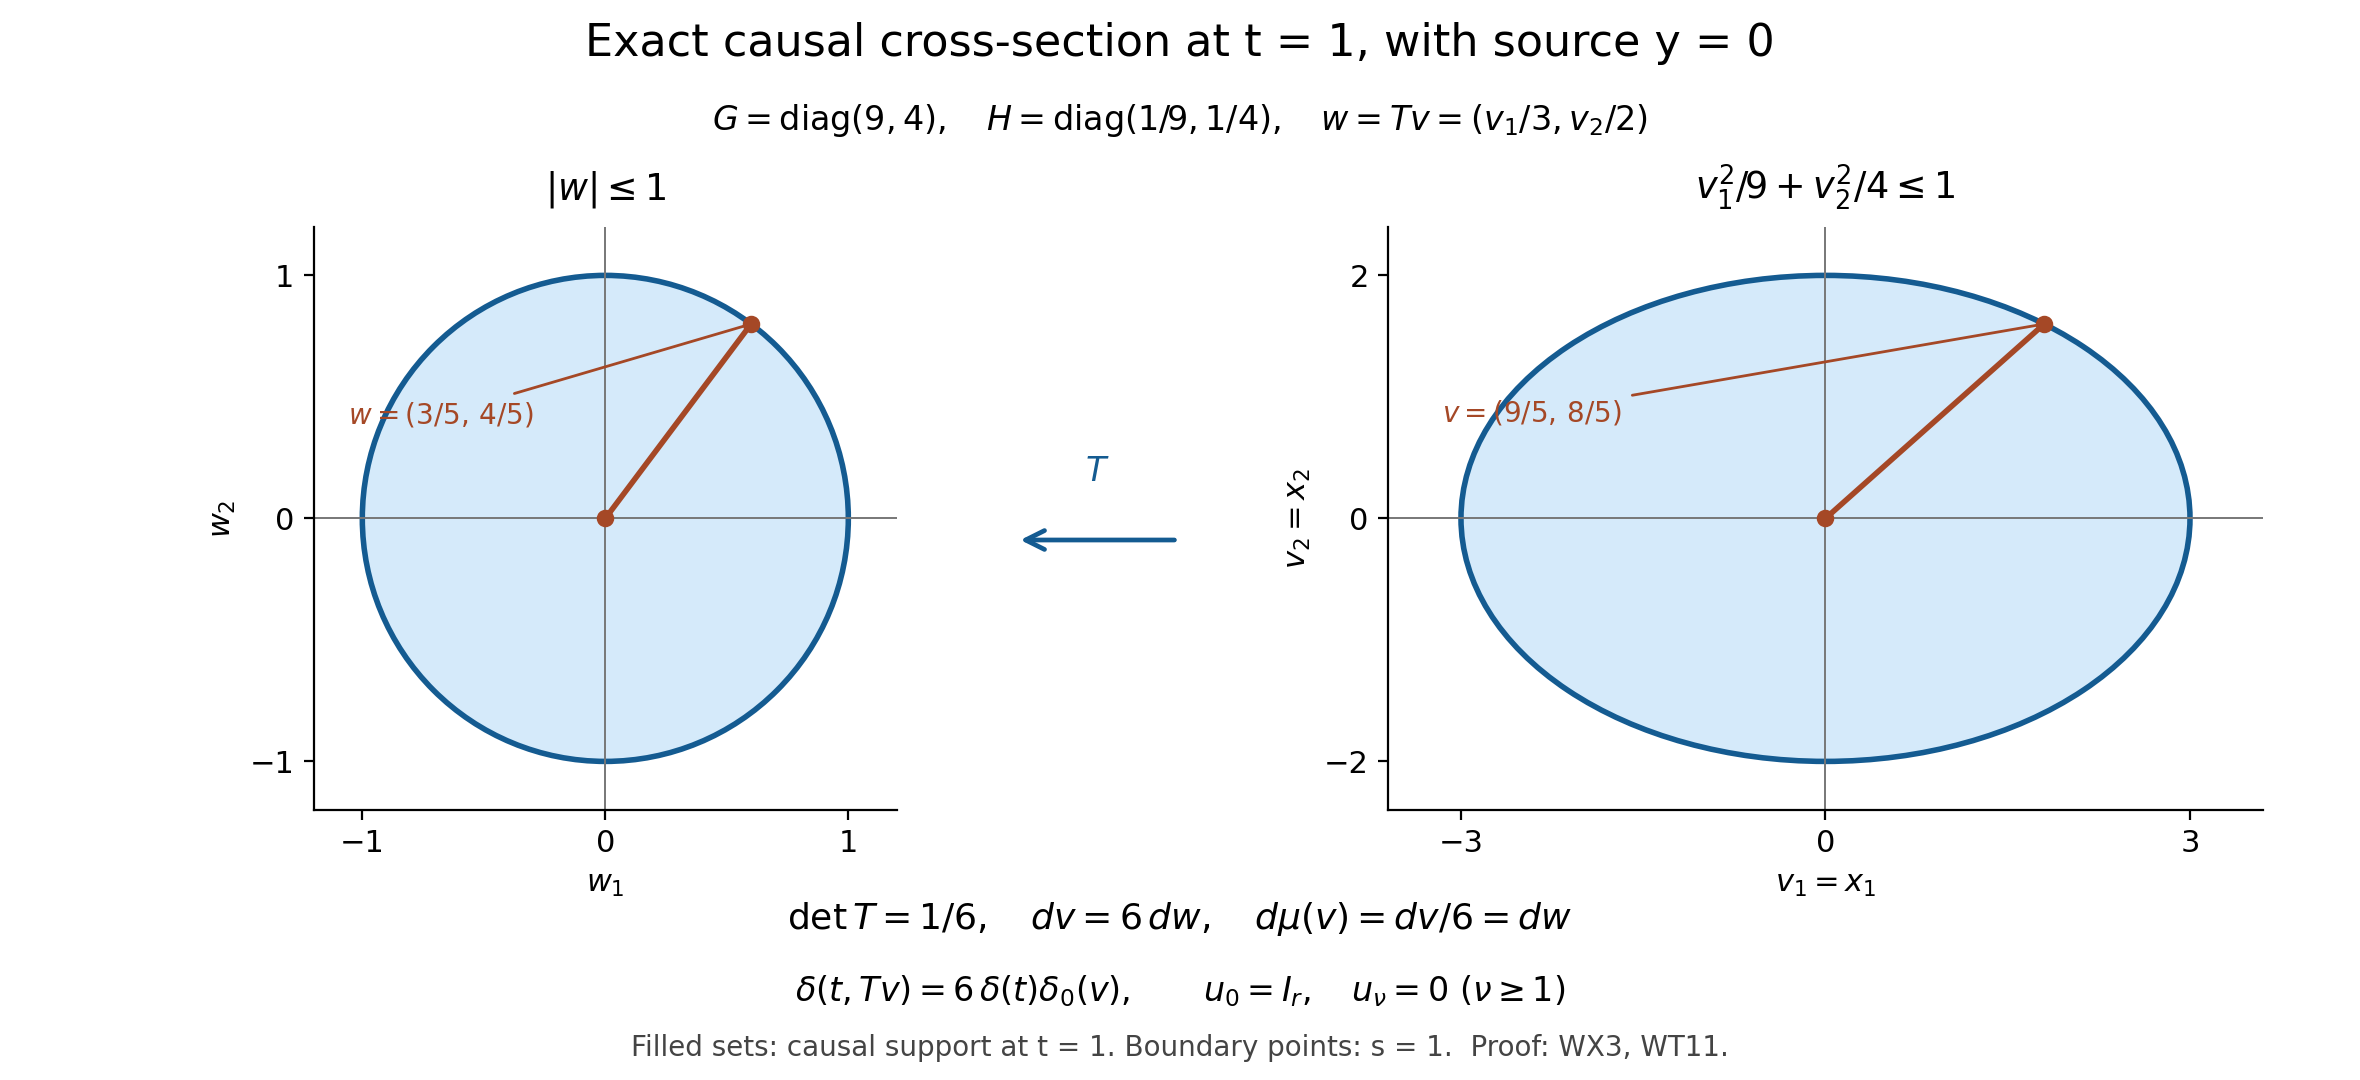

Here is the Python script that generated this plot:
"""Reproduce the exact constant-metric wave section in WX3 and WT11.

The original coordinates are retained: G=diag(9,4), y=0, t=1,
H=diag(1/9,1/4), and w=H**(1/2)v=(v1/3,v2/2).
This draws the proved causal cross-section and its coordinate-volume map.
It does not depict a global variable-metric wave evolution.
"""
from pathlib import Path
import numpy as np
import matplotlib
matplotlib.use("Agg")
import matplotlib.pyplot as plt
from matplotlib.patches import Ellipse, FancyArrowPatch

HERE=Path(__file__).resolve().parent
plt.rcParams.update({"font.family":"DejaVu Sans","font.size":11,"svg.fonttype":"none"})
fig,axes=plt.subplots(1,2,figsize=(11.8,5.4))
fig.subplots_adjust(left=.065,right=.965,bottom=.25,top=.79,wspace=.35)
color="#145b91"; fill="#d5eafa"; ray="#a54826"
for ax,rx,ry,names in [
    (axes[0],1,1,("$w_1$","$w_2$")),
    (axes[1],3,2,("$v_1=x_1$","$v_2=x_2$"))]:
    ax.add_patch(Ellipse((0,0),2*rx,2*ry,facecolor=fill,edgecolor=color,lw=2))
    ax.axhline(0,color="#777777",lw=.7);ax.axvline(0,color="#777777",lw=.7)
    ax.set_aspect("equal",adjustable="box")
    ax.set_xlim(-1.2*rx,1.2*rx);ax.set_ylim(-1.2*ry,1.2*ry)
    ax.set_xlabel(names[0]);ax.set_ylabel(names[1])
    ax.set_xticks([-rx,0,rx]);ax.set_yticks([-ry,0,ry])
    ax.spines[["top","right"]].set_visible(False)
    ax.plot([0,.6*rx],[0,.8*ry],color=ray,lw=2)
    ax.scatter([0,.6*rx],[0,.8*ry],s=28,color=ray,zorder=4)
axes[0].set_title(r"$|w|\leq1$",pad=10)
axes[1].set_title(r"$v_1^2/9+v_2^2/4\leq1$",pad=10)
axes[0].annotate(r"$w=(3/5,\,4/5)$",(.6,.8),xytext=(-1.06,.39),
                 arrowprops={"arrowstyle":"-","color":ray},color=ray,fontsize=10)
axes[1].annotate(r"$v=(9/5,\,8/5)$",(1.8,1.6),xytext=(-3.16,.8),
                 arrowprops={"arrowstyle":"-","color":ray},color=ray,fontsize=10)
fig.suptitle("Exact causal cross-section at t = 1, with source y = 0",
             fontsize=16,y=.98)
fig.text(.5,.88,r"$G=\mathrm{diag}(9,4),\quad H=\mathrm{diag}(1/9,1/4),"
                    r"\quad w=T v=(v_1/3,v_2/2)$",ha="center",fontsize=12)
fig.add_artist(FancyArrowPatch((.43,.50),(.50,.50),transform=fig.transFigure,
                             arrowstyle="<-",mutation_scale=17,color=color,lw=1.7))
fig.text(.465,.555,r"$T$",ha="center",color=color,fontsize=12)
fig.text(.5,.14,r"$\det T=1/6,\quad dv=6\,dw,\quad d\mu(v)=dv/6=dw$",
         ha="center",fontsize=13)
fig.text(.5,.073,r"$\delta(t,Tv)=6\,\delta(t)\delta_0(v),\qquad u_0=I_r,"
                    r"\quad u_\nu=0\ (\nu\geq1)$",ha="center",fontsize=12)
fig.text(.5,.022,"Filled sets: causal support at t = 1. Boundary points: s = 1.  Proof: WX3, WT11.",
         ha="center",fontsize=10,color="#444444")
for suffix in ["svg","png"]:
    fig.savefig(HERE/f"wave-causal-density.{suffix}",dpi=200,facecolor="white")
plt.close(fig)
